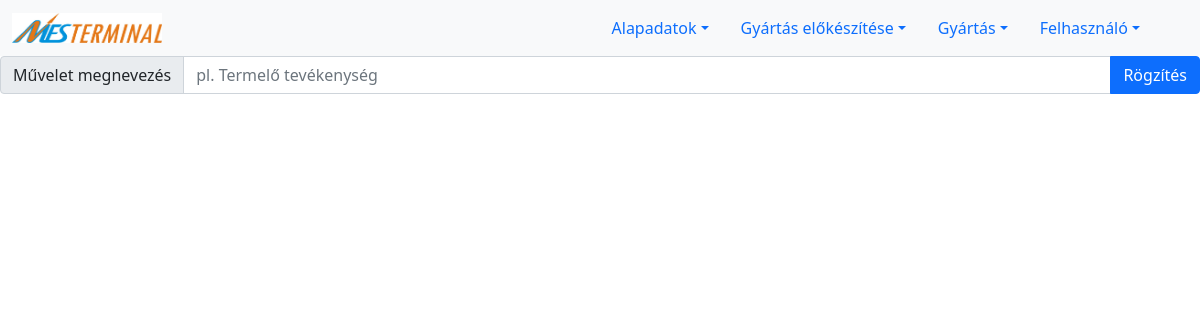
Page /operation.php on the earlier database version.
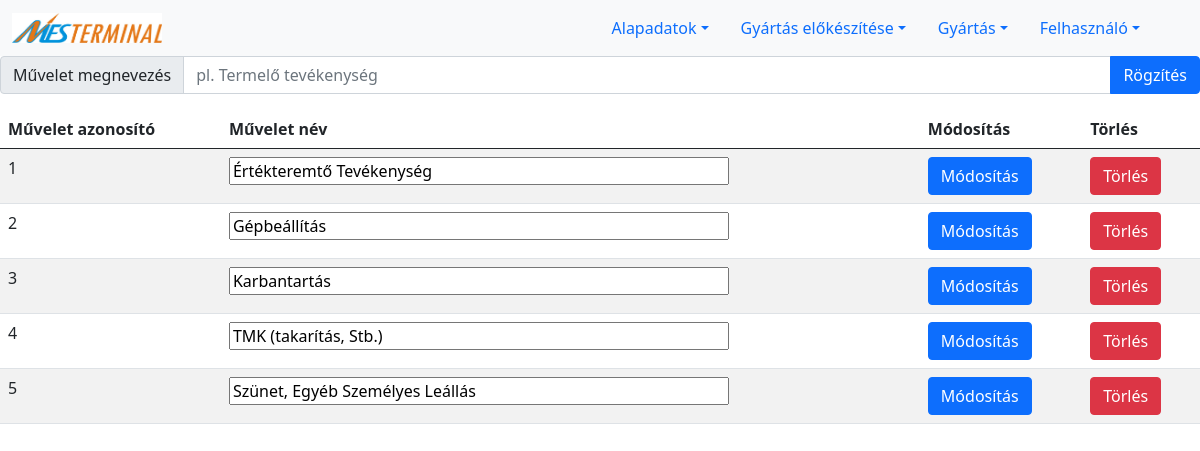
Same page on the later database version.
### tables this page shows
CREATE TABLE `operation` (
  `ID` int(11) NOT NULL AUTO_INCREMENT,
  `name` varchar(255) NOT NULL,
  PRIMARY KEY (`ID`)
);

### lists/listOperations.php (the view, shortened to what this page needs)
<?php
include "connection.php";
$sql="SELECT * from `operation`";
$reultErrors = $conn -> query($sql);
if ($reultErrors->num_rows > 0) {
    print '
    <div style="overflow: hidden">
    <table class="table table-striped">
        <thead>
        <tr>
            <th scope="col">Művelet azonosító</th>
            <th scope="col">Művelet név</th>
            <th scope="col">Módosítás</th>
            <th scope="col">Törlés</th>
        </tr>
        </thead>
        <tbody>
        ';
    while($row = $reultErrors->fetch_assoc()) {
        print '
            <tr>
            <form action="feldolgozok/modifyOperation.php" method="POST">
            <td>'.$row["ID"].'</td>
            <td><input type="text" style="width:500px" name="operation_name" value="'.$row["name"].'"></td>
            <td><Button type="submit" name="operationId" value="'.$row["ID"].'" class="btn btn-primary">Módosítás</button>
            </form>
            <form action="feldolgozok/deleteOperation.php" method="POST">
            <td><Button type="submit" name="operationId" value="'.$row["ID"].'" class="btn btn-danger">Törlés</button>
            </form>
            </tr>';
    }
    print '
        </tbody>
        </table>
        </div>';
}
?>

Differences in the rows shown:
added operation: ID "1", operation_name "Értékteremtő Tevékenység"
added operation: ID "2", operation_name "Gépbeállítás"
added operation: ID "3", operation_name "Karbantartás"
added operation: ID "4", operation_name "TMK (takarítás, Stb.)"
added operation: ID "5", operation_name "Szünet, Egyéb Személyes Leállás"
Other differences:
text now shown: "Művelet azonosító Művelet név Módosítás Törlés"
